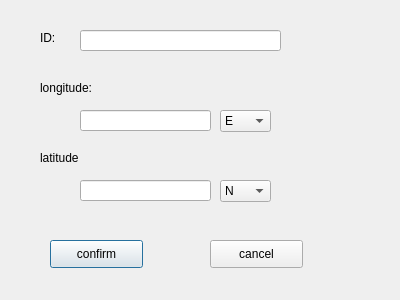
<?xml version="1.0" encoding="UTF-8"?>
<ui version="4.0">
 <class>addNewIspectionDialog</class>
 <widget class="QDialog" name="addNewIspectionDialog">
  <property name="geometry">
   <rect>
    <x>0</x>
    <y>0</y>
    <width>400</width>
    <height>300</height>
   </rect>
  </property>
  <property name="windowTitle">
   <string>Dialog</string>
  </property>
  <property name="styleSheet">
   <string notr="true">
font: 11pt &quot;华光行书_CNKI&quot;;</string>
  </property>
  <widget class="QLabel" name="label">
   <property name="geometry">
    <rect>
     <x>40</x>
     <y>30</y>
     <width>72</width>
     <height>15</height>
    </rect>
   </property>
   <property name="text">
    <string>ID:</string>
   </property>
  </widget>
  <widget class="QLineEdit" name="lineEdit_ID">
   <property name="geometry">
    <rect>
     <x>80</x>
     <y>30</y>
     <width>201</width>
     <height>21</height>
    </rect>
   </property>
  </widget>
  <widget class="QLabel" name="label_2">
   <property name="geometry">
    <rect>
     <x>40</x>
     <y>80</y>
     <width>91</width>
     <height>16</height>
    </rect>
   </property>
   <property name="text">
    <string>longitude:</string>
   </property>
  </widget>
  <widget class="QLineEdit" name="lineEdit_LO">
   <property name="geometry">
    <rect>
     <x>80</x>
     <y>110</y>
     <width>131</width>
     <height>21</height>
    </rect>
   </property>
  </widget>
  <widget class="QLabel" name="label_3">
   <property name="geometry">
    <rect>
     <x>40</x>
     <y>150</y>
     <width>91</width>
     <height>16</height>
    </rect>
   </property>
   <property name="text">
    <string>latitude</string>
   </property>
  </widget>
  <widget class="QLineEdit" name="lineEdit_LA">
   <property name="geometry">
    <rect>
     <x>80</x>
     <y>180</y>
     <width>131</width>
     <height>21</height>
    </rect>
   </property>
  </widget>
  <widget class="QComboBox" name="comboBox_LO">
   <property name="geometry">
    <rect>
     <x>220</x>
     <y>110</y>
     <width>51</width>
     <height>22</height>
    </rect>
   </property>
   <item>
    <property name="text">
     <string>E</string>
    </property>
   </item>
   <item>
    <property name="text">
     <string>W</string>
    </property>
   </item>
  </widget>
  <widget class="QComboBox" name="comboBox_LA">
   <property name="geometry">
    <rect>
     <x>220</x>
     <y>180</y>
     <width>51</width>
     <height>22</height>
    </rect>
   </property>
   <item>
    <property name="text">
     <string>N</string>
    </property>
   </item>
   <item>
    <property name="text">
     <string>S</string>
    </property>
   </item>
  </widget>
  <widget class="QPushButton" name="pushButton">
   <property name="geometry">
    <rect>
     <x>50</x>
     <y>240</y>
     <width>93</width>
     <height>28</height>
    </rect>
   </property>
   <property name="text">
    <string>confirm</string>
   </property>
  </widget>
  <widget class="QPushButton" name="pushButton_2">
   <property name="geometry">
    <rect>
     <x>210</x>
     <y>240</y>
     <width>93</width>
     <height>28</height>
    </rect>
   </property>
   <property name="text">
    <string>cancel</string>
   </property>
  </widget>
 </widget>
 <resources/>
 <connections/>
</ui>
